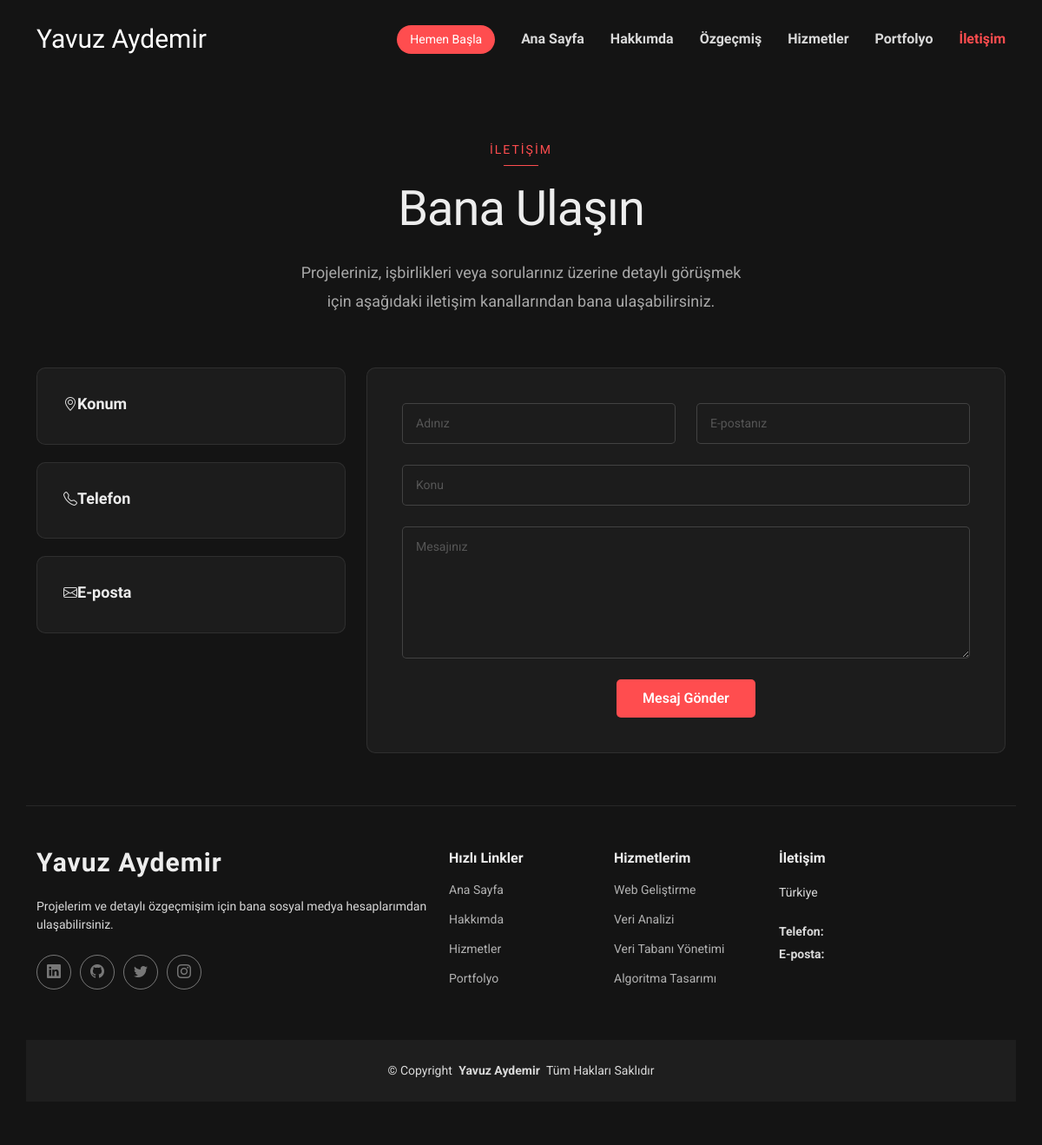
The app's page /contact/, older data.
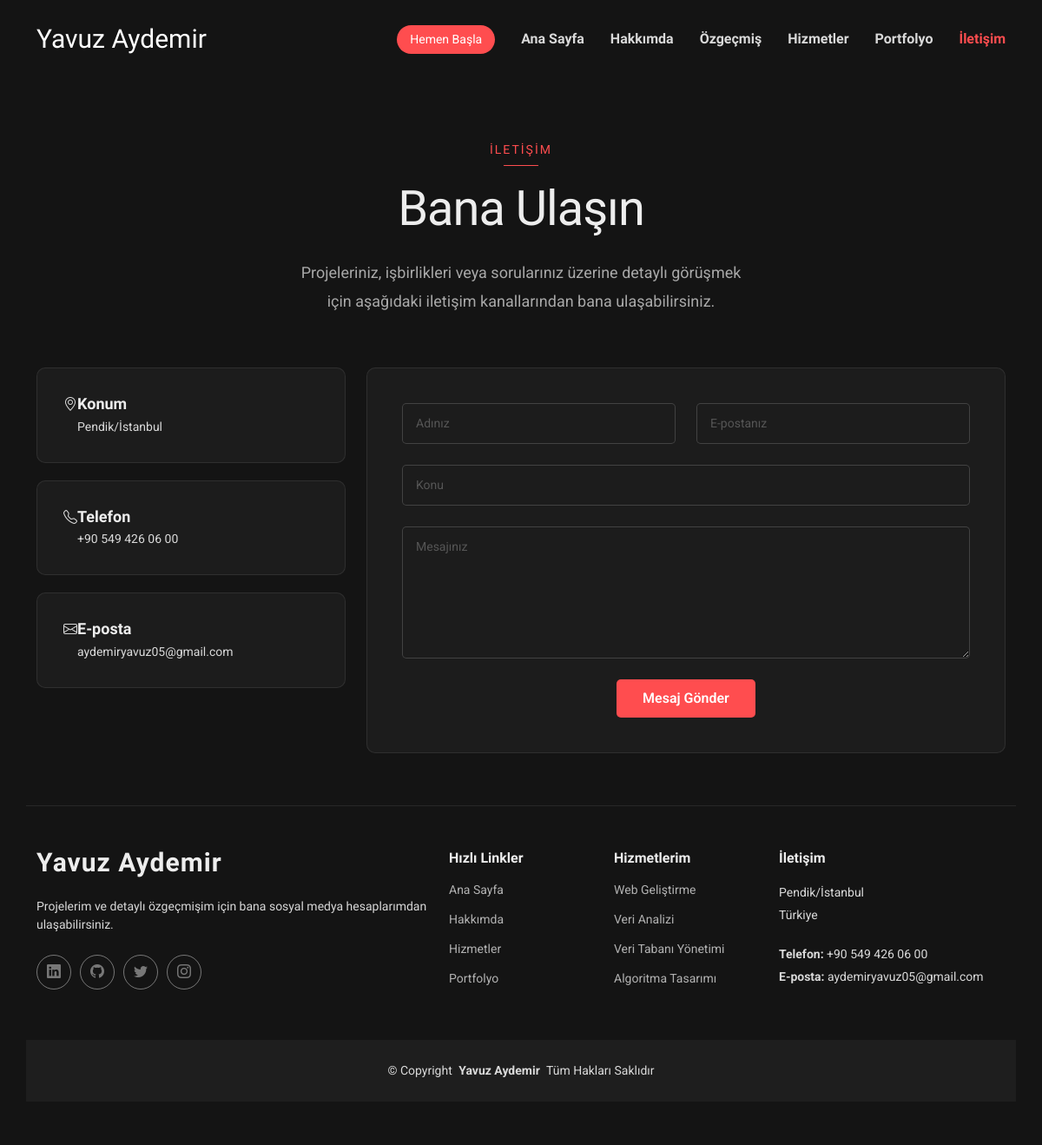
The same page, newer data.
### myCV/models.py (models this page shows, shortened)
class PersonalInfo(models.Model):
    name = models.CharField(max_length=100, verbose_name="Ad Soyad")
    role = models.CharField(max_length=100, verbose_name="Meslek/Rol")
    bio = models.TextField(verbose_name="Hakkımda Yazısı")
    location = models.CharField(max_length=100, verbose_name="Konum")
    email = models.EmailField(verbose_name="E-Posta")
    phone = models.CharField(max_length=20, verbose_name="Telefon")
    class Meta:
        verbose_name = "Kişisel Bilgi"
        verbose_name_plural = "Kişisel Bilgiler"

### myCV/views.py (the view, shortened to what this page needs)
# urls.py: path('contact/', contact, name='contact'),
def contact(request):
    personal_info = PersonalInfo.objects.first()
    context = {
        'personal_info': personal_info,
    }
    return render(request, 'contact.html', context)

### templates/contact.html (shortened to what this page needs)
{% load static %}
<!DOCTYPE html>
<html lang="tr">
<head>
  <link href="{% static 'assets/vendor/bootstrap/css/bootstrap.min.css' %}" rel="stylesheet">
  <link href="{% static 'assets/vendor/bootstrap-icons/bootstrap-icons.css' %}" rel="stylesheet">
  <link href="{% static 'assets/vendor/aos/aos.css' %}" rel="stylesheet">
  <link href="{% static 'assets/vendor/glightbox/css/glightbox.min.css' %}" rel="stylesheet">
  <link href="{% static 'assets/vendor/swiper/swiper-bundle.min.css' %}" rel="stylesheet">
  <link href="{% static 'assets/css/main.css' %}?v=1.2" rel="stylesheet">
</head>
<body class="contact-page">
  <header id="header" class="header d-flex align-items-center fixed-top">
    <div class="container-fluid container-xl position-relative d-flex align-items-center">
      <a href="{% url 'index' %}" class="logo d-flex align-items-center me-auto">
        <h1 class="sitename">Yavuz Aydemir</h1>
      </a>
      <nav id="navmenu" class="navmenu">
        <ul>
          <li><a href="{% url 'index' %}#hero">Ana Sayfa</a></li>
          <li><a href="{% url 'index' %}#about">Hakkımda</a></li>
          <li><a href="{% url 'index' %}#resume">Özgeçmiş</a></li>
          <li><a href="{% url 'index' %}#services">Hizmetler</a></li>
          <li><a href="{% url 'index' %}#portfolio">Portfolyo</a></li>
          <li><a href="{% url 'contact' %}" class="active">İletişim</a></li>
        </ul>
      </nav>
      <a class="btn-getstarted" href="{% url 'index' %}#about">Hemen Başla</a>
    </div>
  </header>
  <main class="main" style="padding-top: 100px;">
    <section id="contact" class="contact section">
      <div class="container section-title" data-aos="fade-up">
        <span class="subtitle">İletişim</span>
        <h2>Bana Ulaşın</h2>
        <p>Projeleriniz, işbirlikleri veya sorularınız üzerine detaylı görüşmek için aşağıdaki iletişim kanallarından bana ulaşabilirsiniz.</p>
      </div><div class="container" data-aos="fade-up" data-aos-delay="100">
        <div class="row gy-4">
          <div class="col-lg-4">
            <div class="info-item d-flex" data-aos="fade-up" data-aos-delay="200">
              <i class="bi bi-geo-alt flex-shrink-0"></i>
              <div>
                <h3>Konum</h3>
                <p>{{ personal_info.location }}</p>
              </div>
            </div><div class="info-item d-flex" data-aos="fade-up" data-aos-delay="300">
              <i class="bi bi-telephone flex-shrink-0"></i>
              <div>
                <h3>Telefon</h3>
                <p>{{ personal_info.phone }}</p>
              </div>
            </div><div class="info-item d-flex" data-aos="fade-up" data-aos-delay="400">
              <i class="bi bi-envelope flex-shrink-0"></i>
              <div>
                <h3>E-posta</h3>
                <p>{{ personal_info.email }}</p>
              </div>
            </div></div>
          <div class="col-lg-8">
            <form action="{% url 'contact' %}" method="post" class="php-email-form" data-aos="fade-up" data-aos-delay="200">
              <div class="row gy-4">
                <div class="col-md-6">
                  <input type="text" name="name" class="form-control" placeholder="Adınız" required="">
                </div>
                <div class="col-md-6 ">
                  <input type="email" class="form-control" name="email" placeholder="E-postanız" required="">
                </div>
                <div class="col-md-12">
                  <input type="text" class="form-control" name="subject" placeholder="Konu" required="">
                </div>
                <div class="col-md-12">
                  <textarea class="form-control" name="message" rows="6" placeholder="Mesajınız" required=""></textarea>
                </div>
                <div class="col-md-12 text-center">
                  <button type="submit" class="btn btn-primary" style="background-color: var(--accent-color); border: none; padding: 10px 30px; border-radius: 5px; color: #fff;">Mesaj Gönder</button>
                </div>
              </div>
            </form>
          </div></div>
      </div>
    </section></main>
  <footer id="footer" class="footer">
    <div class="container footer-top">
      <div class="row gy-4">
        <div class="col-lg-5 col-md-12 footer-about">
          <a href="{% url 'index' %}" class="logo d-flex align-items-center">
            <span class="sitename">Yavuz Aydemir</span>
          </a>
          <p>Projelerim ve detaylı özgeçmişim için bana sosyal medya hesaplarımdan ulaşabilirsiniz.</p>
          <div class="social-links d-flex mt-4">
            <a href="https://www.linkedin.com/in/yavuzaydemir/" target="_blank"><i class="bi bi-linkedin"></i></a>
            <a href="https://github.com/yavuzaydemiir/" target="_blank"><i class="bi bi-github"></i></a>
            <a href="https://twitter.com/yavuzaydemiir/" target="_blank"><i class="bi bi-twitter"></i></a>
            <a href="https://www.instagram.com/yavuzaydemiir" target="_blank"><i class="bi bi-instagram"></i></a>
          </div>
        </div>
        <div class="col-lg-2 col-6 footer-links">
          <h4>Hızlı Linkler</h4>
          <ul>
            <li><a href="{% url 'index' %}#hero">Ana Sayfa</a></li>
            <li><a href="{% url 'index' %}#about">Hakkımda</a></li>
            <li><a href="{% url 'index' %}#services">Hizmetler</a></li>
            <li><a href="{% url 'index' %}#portfolio">Portfolyo</a></li>
          </ul>
        </div>
        <div class="col-lg-2 col-6 footer-links">
          <h4>Hizmetlerim</h4>
          <ul>
            <li><a href="#">Web Geliştirme</a></li>
            <li><a href="#">Veri Analizi</a></li>
            <li><a href="#">Veri Tabanı Yönetimi</a></li>
            <li><a href="#">Algoritma Tasarımı</a></li>
          </ul>
        </div>
        <div class="col-lg-3 col-md-12 footer-contact text-center text-md-start">
          <h4>İletişim</h4>
          <p>{{ personal_info.location }}</p>
          <p>Türkiye</p>
          <p class="mt-4"><strong>Telefon:</strong> <span>{{ personal_info.phone }}</span></p>
          <p><strong>E-posta:</strong> <span>{{ personal_info.email }}</span></p>
        </div>
      </div>
    </div>
    <div class="container copyright text-center mt-4">
      <p>© <span>Copyright</span> <strong class="px-1 sitename">Yavuz Aydemir</strong> <span>Tüm Hakları Saklıdır</span></p>
    </div>
  </footer>
</body>
</html>

Row changes from the older to the newer data that the page shows:
added PersonalInfo: location "Pendik/İstanbul", phone "+90 549 426 06 00", email "aydemiryavuz05@gmail.com"
